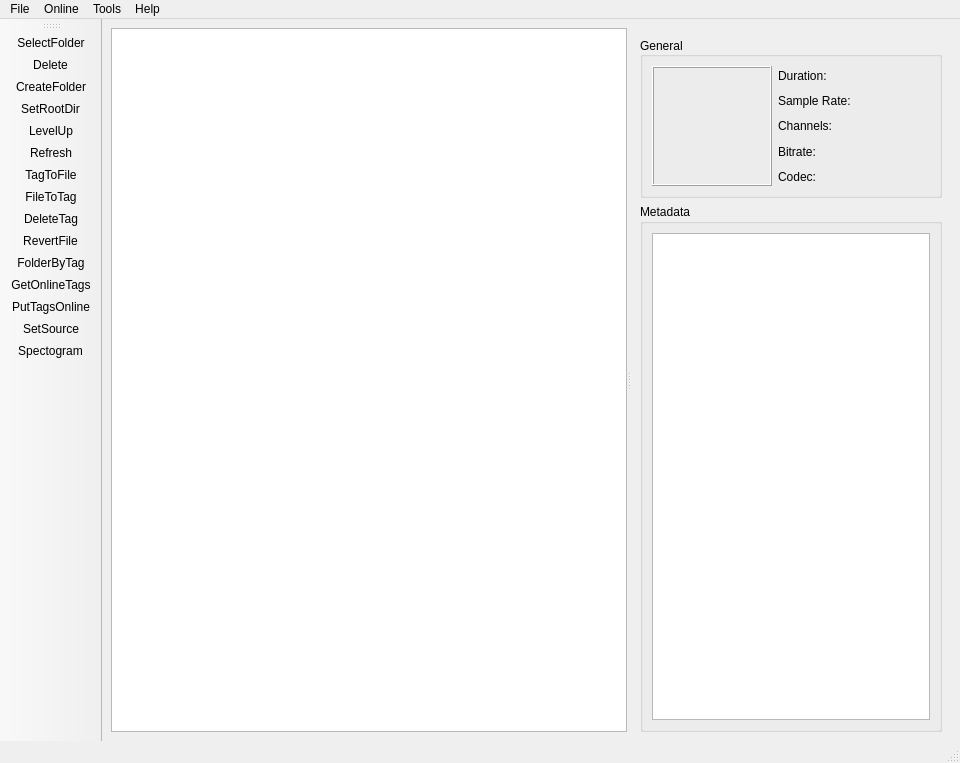
<?xml version="1.0" encoding="UTF-8"?>
<ui version="4.0">
 <class>MainWindow</class>
 <widget class="QMainWindow" name="MainWindow">
  <property name="geometry">
   <rect>
    <x>0</x>
    <y>0</y>
    <width>960</width>
    <height>763</height>
   </rect>
  </property>
  <property name="windowTitle">
   <string>TikTag v1.0</string>
  </property>
  <widget class="QWidget" name="centralwidget">
   <property name="sizePolicy">
    <sizepolicy hsizetype="Preferred" vsizetype="Preferred">
     <horstretch>0</horstretch>
     <verstretch>0</verstretch>
    </sizepolicy>
   </property>
   <layout class="QHBoxLayout" name="horizontalLayout">
    <item>
     <widget class="QSplitter" name="splitter">
      <property name="sizePolicy">
       <sizepolicy hsizetype="Expanding" vsizetype="Preferred">
        <horstretch>0</horstretch>
        <verstretch>0</verstretch>
       </sizepolicy>
      </property>
      <property name="orientation">
       <enum>Qt::Horizontal</enum>
      </property>
      <property name="childrenCollapsible">
       <bool>false</bool>
      </property>
      <widget class="QTreeView" name="treeView">
       <property name="sizePolicy">
        <sizepolicy hsizetype="Expanding" vsizetype="Expanding">
         <horstretch>5</horstretch>
         <verstretch>0</verstretch>
        </sizepolicy>
       </property>
       <property name="minimumSize">
        <size>
         <width>300</width>
         <height>300</height>
        </size>
       </property>
       <property name="contextMenuPolicy">
        <enum>Qt::CustomContextMenu</enum>
       </property>
       <property name="dragDropMode">
        <enum>QAbstractItemView::DragDrop</enum>
       </property>
       <property name="selectionMode">
        <enum>QAbstractItemView::ExtendedSelection</enum>
       </property>
       <attribute name="headerDefaultSectionSize">
        <number>200</number>
       </attribute>
       <attribute name="headerMinimumSectionSize">
        <number>150</number>
       </attribute>
       <attribute name="headerStretchLastSection">
        <bool>false</bool>
       </attribute>
      </widget>
      <widget class="QStackedWidget" name="verticalStackedWidget">
       <property name="sizePolicy">
        <sizepolicy hsizetype="Preferred" vsizetype="Preferred">
         <horstretch>0</horstretch>
         <verstretch>0</verstretch>
        </sizepolicy>
       </property>
       <property name="minimumSize">
        <size>
         <width>320</width>
         <height>0</height>
        </size>
       </property>
       <property name="currentIndex">
        <number>0</number>
       </property>
       <widget class="QWidget" name="verticalStackedWidgetPage1">
        <layout class="QVBoxLayout" name="verticalLayout">
         <property name="bottomMargin">
          <number>0</number>
         </property>
         <item>
          <widget class="QGroupBox" name="groupBox">
           <property name="sizePolicy">
            <sizepolicy hsizetype="Minimum" vsizetype="Fixed">
             <horstretch>0</horstretch>
             <verstretch>1</verstretch>
            </sizepolicy>
           </property>
           <property name="minimumSize">
            <size>
             <width>260</width>
             <height>0</height>
            </size>
           </property>
           <property name="layoutDirection">
            <enum>Qt::LeftToRight</enum>
           </property>
           <property name="title">
            <string>General</string>
           </property>
           <property name="alignment">
            <set>Qt::AlignLeading|Qt::AlignLeft|Qt::AlignVCenter</set>
           </property>
           <layout class="QGridLayout" name="gridLayout">
            <item row="0" column="0">
             <widget class="QLabel" name="albumArtLabel">
              <property name="sizePolicy">
               <sizepolicy hsizetype="Fixed" vsizetype="Fixed">
                <horstretch>0</horstretch>
                <verstretch>0</verstretch>
               </sizepolicy>
              </property>
              <property name="minimumSize">
               <size>
                <width>120</width>
                <height>120</height>
               </size>
              </property>
              <property name="maximumSize">
               <size>
                <width>120</width>
                <height>120</height>
               </size>
              </property>
              <property name="frameShape">
               <enum>QFrame::Box</enum>
              </property>
              <property name="frameShadow">
               <enum>QFrame::Raised</enum>
              </property>
              <property name="text">
               <string/>
              </property>
              <property name="scaledContents">
               <bool>true</bool>
              </property>
              <property name="alignment">
               <set>Qt::AlignCenter</set>
              </property>
             </widget>
            </item>
            <item row="0" column="1">
             <layout class="QVBoxLayout" name="verticalLayout_2">
              <item>
               <widget class="QLabel" name="labelDuration">
                <property name="text">
                 <string>Duration: </string>
                </property>
               </widget>
              </item>
              <item>
               <widget class="QLabel" name="labelSampleRate">
                <property name="text">
                 <string>Sample Rate:</string>
                </property>
               </widget>
              </item>
              <item>
               <widget class="QLabel" name="labelChannels">
                <property name="text">
                 <string>Channels:</string>
                </property>
               </widget>
              </item>
              <item>
               <widget class="QLabel" name="labelBitrate">
                <property name="text">
                 <string>Bitrate:</string>
                </property>
               </widget>
              </item>
              <item>
               <widget class="QLabel" name="labelCodec">
                <property name="text">
                 <string>Codec:</string>
                </property>
               </widget>
              </item>
             </layout>
            </item>
           </layout>
          </widget>
         </item>
         <item>
          <widget class="QGroupBox" name="groupBox_3">
           <property name="title">
            <string>Metadata</string>
           </property>
           <layout class="QVBoxLayout" name="verticalLayout_5">
            <item>
             <widget class="QTableWidget" name="tableWidget">
              <property name="sizePolicy">
               <sizepolicy hsizetype="Expanding" vsizetype="Expanding">
                <horstretch>0</horstretch>
                <verstretch>2</verstretch>
               </sizepolicy>
              </property>
              <attribute name="horizontalHeaderMinimumSectionSize">
               <number>35</number>
              </attribute>
              <attribute name="horizontalHeaderStretchLastSection">
               <bool>true</bool>
              </attribute>
              <attribute name="verticalHeaderVisible">
               <bool>false</bool>
              </attribute>
              <attribute name="verticalHeaderDefaultSectionSize">
               <number>35</number>
              </attribute>
              <attribute name="verticalHeaderMinimumSectionSize">
               <number>25</number>
              </attribute>
             </widget>
            </item>
           </layout>
          </widget>
         </item>
        </layout>
       </widget>
       <widget class="QWidget" name="verticalStackedWidgetPage2">
        <property name="maximumSize">
         <size>
          <width>16777215</width>
          <height>16777215</height>
         </size>
        </property>
        <layout class="QVBoxLayout" name="verticalLayout_3">
         <property name="bottomMargin">
          <number>0</number>
         </property>
         <item>
          <widget class="QLabel" name="bigAlbumArtLabel">
           <property name="sizePolicy">
            <sizepolicy hsizetype="Fixed" vsizetype="Fixed">
             <horstretch>0</horstretch>
             <verstretch>0</verstretch>
            </sizepolicy>
           </property>
           <property name="minimumSize">
            <size>
             <width>300</width>
             <height>300</height>
            </size>
           </property>
           <property name="maximumSize">
            <size>
             <width>300</width>
             <height>300</height>
            </size>
           </property>
           <property name="frameShape">
            <enum>QFrame::Box</enum>
           </property>
           <property name="frameShadow">
            <enum>QFrame::Raised</enum>
           </property>
           <property name="text">
            <string/>
           </property>
           <property name="scaledContents">
            <bool>true</bool>
           </property>
           <property name="alignment">
            <set>Qt::AlignCenter</set>
           </property>
          </widget>
         </item>
         <item>
          <widget class="QListWidget" name="listWidget">
           <property name="sizePolicy">
            <sizepolicy hsizetype="Minimum" vsizetype="Expanding">
             <horstretch>0</horstretch>
             <verstretch>0</verstretch>
            </sizepolicy>
           </property>
           <property name="minimumSize">
            <size>
             <width>300</width>
             <height>0</height>
            </size>
           </property>
           <property name="contextMenuPolicy">
            <enum>Qt::CustomContextMenu</enum>
           </property>
           <property name="selectionMode">
            <enum>QAbstractItemView::ExtendedSelection</enum>
           </property>
           <property name="iconSize">
            <size>
             <width>120</width>
             <height>120</height>
            </size>
           </property>
           <property name="flow">
            <enum>QListView::TopToBottom</enum>
           </property>
           <property name="viewMode">
            <enum>QListView::ListMode</enum>
           </property>
           <property name="uniformItemSizes">
            <bool>true</bool>
           </property>
          </widget>
         </item>
        </layout>
       </widget>
      </widget>
     </widget>
    </item>
   </layout>
  </widget>
  <widget class="QStatusBar" name="statusbar"/>
  <widget class="QToolBar" name="toolBar">
   <property name="windowTitle">
    <string>toolBar</string>
   </property>
   <attribute name="toolBarArea">
    <enum>LeftToolBarArea</enum>
   </attribute>
   <attribute name="toolBarBreak">
    <bool>false</bool>
   </attribute>
   <addaction name="actionSelectFolder"/>
   <addaction name="actionDelete"/>
   <addaction name="actionCreateFolder"/>
   <addaction name="actionSetRootDir"/>
   <addaction name="actionLevelUp"/>
   <addaction name="actionRefresh"/>
   <addaction name="actionTagToFile"/>
   <addaction name="actionFileToTag"/>
   <addaction name="actionDeleteTag"/>
   <addaction name="actionRevertFile"/>
   <addaction name="actionFolderByTag"/>
   <addaction name="actionGetOnlineTags"/>
   <addaction name="actionPutTagsOnline"/>
   <addaction name="actionSetSource"/>
   <addaction name="actionSpectogram"/>
  </widget>
  <widget class="QMenuBar" name="menubar">
   <property name="geometry">
    <rect>
     <x>0</x>
     <y>0</y>
     <width>960</width>
     <height>21</height>
    </rect>
   </property>
   <widget class="QMenu" name="menuFile">
    <property name="title">
     <string>File</string>
    </property>
    <addaction name="actionSelectFolder"/>
    <addaction name="actionCreateFolder"/>
    <addaction name="actionRefresh"/>
    <addaction name="actionDelete"/>
    <addaction name="actionExit"/>
   </widget>
   <widget class="QMenu" name="menuTools">
    <property name="title">
     <string>Tools</string>
    </property>
    <addaction name="actionTagToFile"/>
    <addaction name="actionFileToTag"/>
    <addaction name="actionFolderByTag"/>
    <addaction name="actionRevertFile"/>
    <addaction name="actionDeleteTag"/>
    <addaction name="actionSpectogram"/>
    <addaction name="actionSettings"/>
   </widget>
   <widget class="QMenu" name="menuHelp">
    <property name="title">
     <string>Help</string>
    </property>
    <addaction name="actionAbout"/>
   </widget>
   <widget class="QMenu" name="menuOnline">
    <property name="title">
     <string>Online</string>
    </property>
    <addaction name="actionGetOnlineTags"/>
    <addaction name="actionPutTagsOnline"/>
   </widget>
   <addaction name="menuFile"/>
   <addaction name="menuOnline"/>
   <addaction name="menuTools"/>
   <addaction name="menuHelp"/>
  </widget>
  <action name="actionSelectFolder">
   <property name="icon">
    <iconset resource="images.qrc">
     <normaloff>:/icons/open-folder.png</normaloff>:/icons/open-folder.png</iconset>
   </property>
   <property name="text">
    <string>SelectFolder</string>
   </property>
  </action>
  <action name="actionTagToFile">
   <property name="text">
    <string>TagToFile</string>
   </property>
  </action>
  <action name="actionFileToTag">
   <property name="text">
    <string>FileToTag</string>
   </property>
  </action>
  <action name="actionDelete">
   <property name="text">
    <string>Delete</string>
   </property>
  </action>
  <action name="actionDeleteTag">
   <property name="text">
    <string>DeleteTag</string>
   </property>
  </action>
  <action name="actionRevertFile">
   <property name="text">
    <string>RevertFile</string>
   </property>
  </action>
  <action name="actionFolderByTag">
   <property name="text">
    <string>FolderByTag</string>
   </property>
  </action>
  <action name="actionGetOnlineTags">
   <property name="text">
    <string>GetOnlineTags</string>
   </property>
  </action>
  <action name="actionCreateFolder">
   <property name="text">
    <string>CreateFolder</string>
   </property>
  </action>
  <action name="actionLevelUp">
   <property name="text">
    <string>LevelUp</string>
   </property>
  </action>
  <action name="actionPutTagsOnline">
   <property name="text">
    <string>PutTagsOnline</string>
   </property>
  </action>
  <action name="actionSpectogram">
   <property name="text">
    <string>Spectogram</string>
   </property>
  </action>
  <action name="actionSetRootDir">
   <property name="text">
    <string>SetRootDir</string>
   </property>
  </action>
  <action name="actionRefresh">
   <property name="text">
    <string>Refresh</string>
   </property>
  </action>
  <action name="actionAbout">
   <property name="text">
    <string>About</string>
   </property>
  </action>
  <action name="actionExit">
   <property name="text">
    <string>Exit</string>
   </property>
  </action>
  <action name="actionSettings">
   <property name="text">
    <string>Settings</string>
   </property>
  </action>
  <action name="actionSetSource">
   <property name="text">
    <string>SetSource</string>
   </property>
  </action>
 </widget>
 <resources>
  <include location="images.qrc"/>
 </resources>
 <connections/>
</ui>
